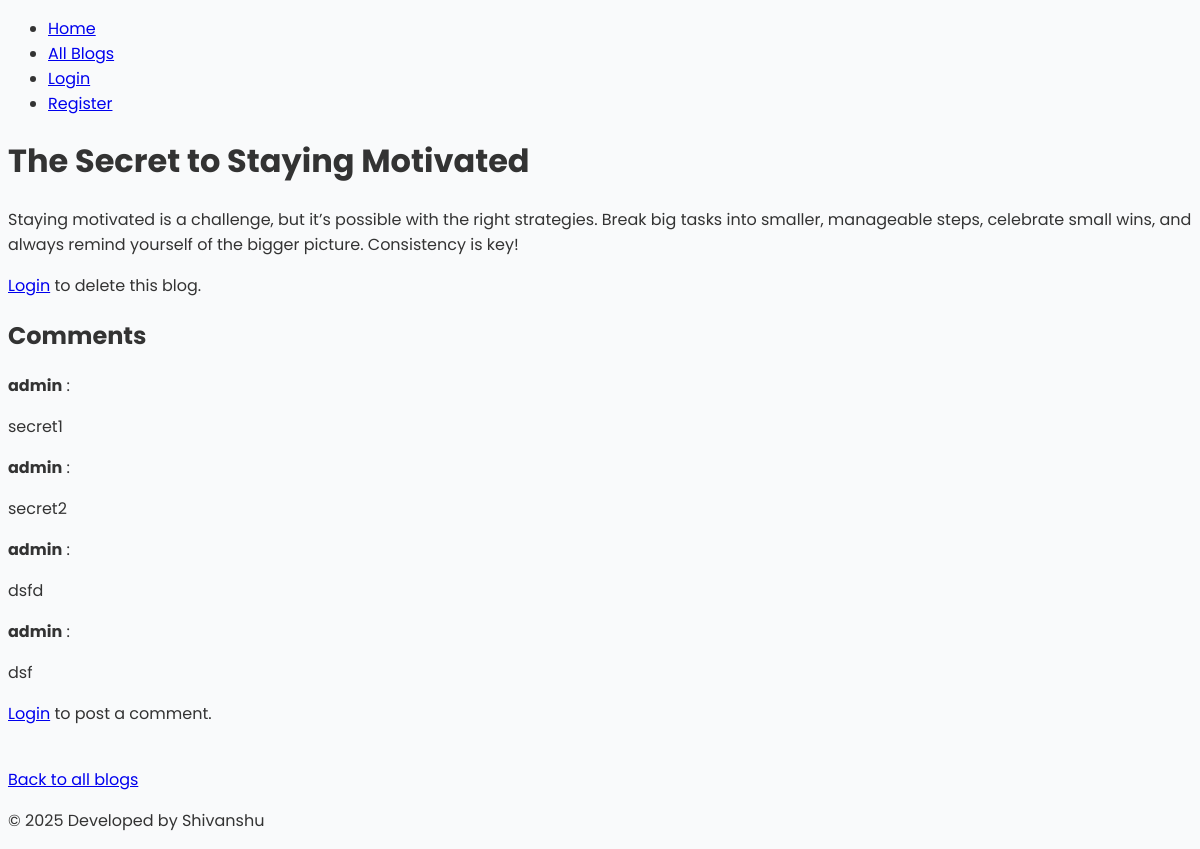
Page /blogs/5 on the committed database.
### models/blog.py (models this page shows)
class Blog(SQLModel, table=True):
    id: int = Field(primary_key=True)
    title: str
    body: str
    comments: List["Comment"] = Relationship(
        back_populates="blog",
        sa_relationship_kwargs={"cascade": "all, delete-orphan"}
    )

### models/comment.py (models this page shows)
class Comment(SQLModel, table=True):
    id: Optional[int] = Field(default=None, primary_key=True)
    blog_id: int = Field(foreign_key="blog.id")
    username: str  # the user who commented
    content: str
    blog: Optional["Blog"] = Relationship(back_populates="comments")

### routers/blogs.py (the view)
@router.get("/blogs/{blog_id}", response_class=HTMLResponse)
async def blog_detail(
    request: Request,
    blog_id: int,  # Accept blog_id as a path parameter
    session: SessionDep,
    username: str | None = Depends(get_username)
):
    user_authenticated = username is not None
    blog = session.exec(select(Blog).where(Blog.id == blog_id)).first()
    if not blog:
        raise HTTPException(status_code=404, detail="Blog not found")
    comments = session.exec(select(Comment).where(Comment.blog_id == blog_id)).all()
    return templates.TemplateResponse(
        "blogDetails.html",
        {
            "request": request,
            "blog": blog,
            "comments": comments,
            "user_authenticated": user_authenticated,
            "username": username
        }
    )

### templates/blogDetails.html (shortened to what this page needs)
{% extends "base.html" %}
{% block content %}
<div class="container">
    <h1>{{ blog.title }}</h1>
    <p>{{ blog.body }}</p>
    {% if user_authenticated %}
        <form action="/blog/{{ blog.id }}/" method="post">
            <button type="submit"> Delete Blog</button>
        </form>
    {% else %}
        <p><a href="/login">Login</a> to delete this blog.</p>
    {% endif %}
    <h2>Comments</h2>
    <div class="comments">
        {% if comments %}
            {% for comment in comments %}
                <div class="comment">
                    <b>{{ comment.username }}</b> : <p>{{ comment.content }}</p>
                </div>
            {% endfor %}
        {% else %}
            <p>No comments yet.</p>
        {% endif %}
    </div>
    {% if user_authenticated %}
        <h3>Leave a Comment</h3>
        <form action="/blogs/{{ blog.id }}/comment" method="post">
            <textarea name="comment_content" placeholder="Your comment" required></textarea><br>
            <button type="submit">Post Comment</button>
        </form>
    {% else %}
        <p><a href="/login">Login</a> to post a comment.</p>
    {% endif %}
    <br>
    <a href="/blogs/">Back to all blogs</a>
</div>
{% endblock %}

### templates/base.html (shortened to what this page needs)
<!DOCTYPE html>
<html lang="en">
<head>
    <link rel="stylesheet" href="/static/style.css">
</head>
<body>
    {% include 'partials/navbar.html' %}
    <div>
        {% block content %}{% endblock %}
    </div>
    {% include 'partials/footer.html' %}
</body>
</html>

### templates/partials/navbar.html
<nav>
    <ul>
        <li><a href="/home">Home</a></li>
        <li><a href="/blogs">All Blogs</a></li>
        {% if user_authenticated %}
            <li><a href="/create-blog">Create Blog</a></li>
            <hr>
            <li>Welcome, {{ username }}</li>
            <li><a href="/logout">Logout</a></li>
        {% else %}
            <li><a href="/login">Login</a></li>
            <li><a href="/registration">Register</a></li>
        {% endif %}
    </ul>
</nav>

### templates/partials/footer.html
<footer>
    <p>© 2025 Developed by Shivanshu</p>
</footer>

### static/style.css (style rules this page uses)
* { box-sizing: border-box; }
body { font-family: 'Poppins', sans-serif; background-color: #f9fafb; color: #333; }

### rows in the picture
Blog: title "The Secret to Staying Motivated", body "Staying motivated is a challenge, but it’s possible with the right strategies. Break big tasks into smaller, manageable steps, celebrate small wins, and always remind yourself of the bigger picture. Consistency is key!"
Comment: username "admin", content "secret1"
Comment: username "admin", content "secret2"
Comment: username "admin", content "dsfd"
Comment: username "admin", content "dsf"
